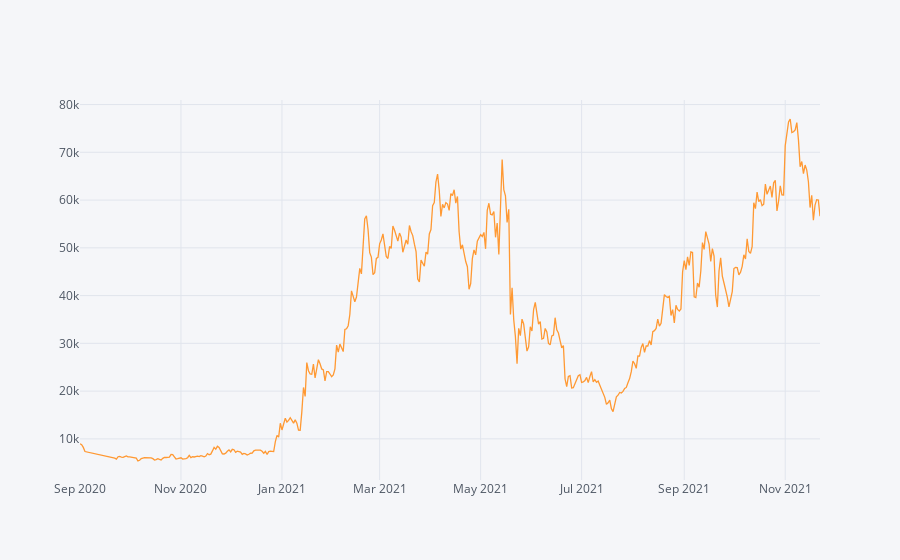

The notebook cell this image was saved under:
### Code cell
#Todo:
# Calculate the Absolute Return of a buy-and-hold strategy in the same period
absolute_return_bh = (r_df.Close.iloc[-1]-r_df.Open.iloc[0])/r_df.Open.iloc[0]
# Calculate the CAGR or a buy-and-hold trading strategy
CAGR_bh = ((r_df.Close.iloc[-1]/r_df.Open.iloc[0])**(252/len(df)))-1
#or
CAGR_bh = ((r_df.Close.iloc[-1]/r_df.Open.iloc[0])**(365/(df.index[-1] - df.index[0]).days))-1

# Calculate the IR (Sharpe without RF-rate) of a buy-and-hold trading strategy
information_ratio_bh = (r_df.Close.pct_change().mean()/r_df.Close.pct_change().std())*((252) **0.5)

#Plot the equity curve (hint: use 'close' returns and your initial capital value to generate an equity curve)
((r_df.Close.pct_change().dropna()+1).cumprod()*starting_capital).iplot()
#or
#((r_df.Close.pct_change().dropna()+1).cumprod()*starting_capital).plot()

### Figure 1 — Plotly figure (JSON) as saved in the notebook; plotly's stock layout.template omitted (floating-point values rounded to 4 significant figures; data arrays with more than 128 entries replaced by an {"elided": "..."} marker saying what was removed)
{"data": [{"line": {"color": "rgba(255, 153, 51, 1.0)", "dash": "solid", "shape": "linear", "width": 1.3}, "mode": "lines", "name": "Close", "text": "", "type": "scatter", "x": {"elided": "425 str values"}, "y": {"elided": "425 float values"}}], "layout": {"legend": {"bgcolor": "#F5F6F9", "font": {"color": "#4D5663"}}, "paper_bgcolor": "#F5F6F9", "plot_bgcolor": "#F5F6F9", "title": {"font": {"color": "#4D5663"}}, "xaxis": {"gridcolor": "#E1E5ED", "showgrid": true, "tickfont": {"color": "#4D5663"}, "title": {"font": {"color": "#4D5663"}, "text": ""}, "zerolinecolor": "#E1E5ED"}, "yaxis": {"gridcolor": "#E1E5ED", "showgrid": true, "tickfont": {"color": "#4D5663"}, "title": {"font": {"color": "#4D5663"}, "text": ""}, "zerolinecolor": "#E1E5ED"}}}
